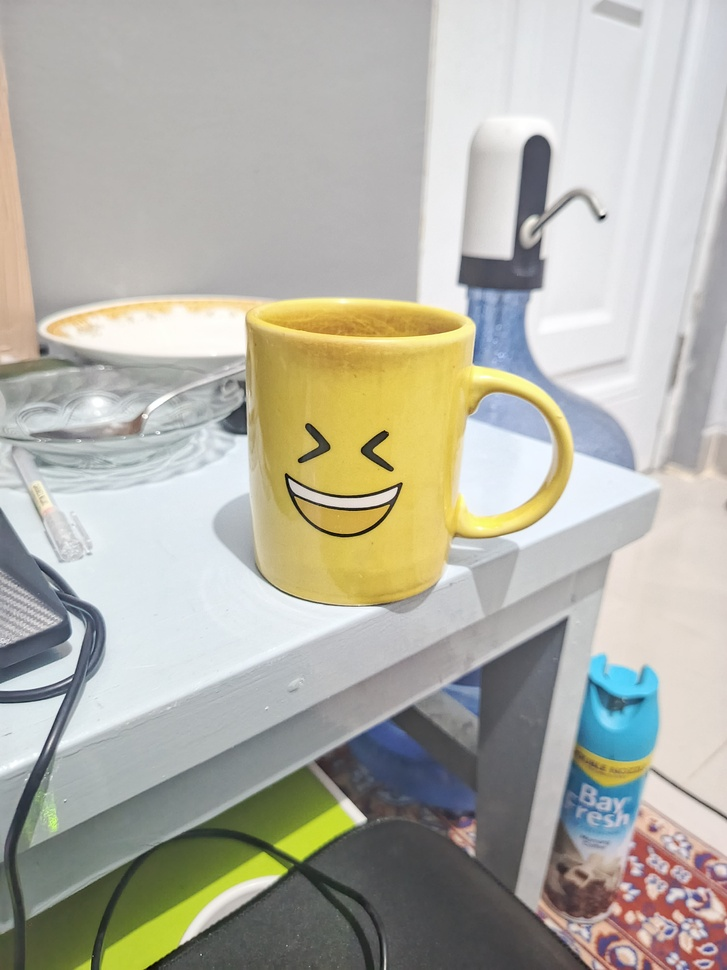
#> input picture terang.jpg, 727 x 970 px, shrunk from 2976 x 3968 before the run
$ jupyter execute ProyekMini.ipynb
#> lines starting #> are read from the running program, lines starting #| are printed output that depends on the picture
#> further down, img is the input picture: shape (970, 727, 3); mean B, G, R 166.3, 176.8, 177.9
[cell 1]
import cv2
import numpy as np
import matplotlib.pyplot as plt
import time
import sys
from sklearn.cluster import KMeans

# 1. FUNGSI KONVERSI & WAKTU KOMPUTASI

[cell 2]
def convert_colors(image):
    times = {}

    start = time.time()
    gray = cv2.cvtColor(image, cv2.COLOR_BGR2GRAY)
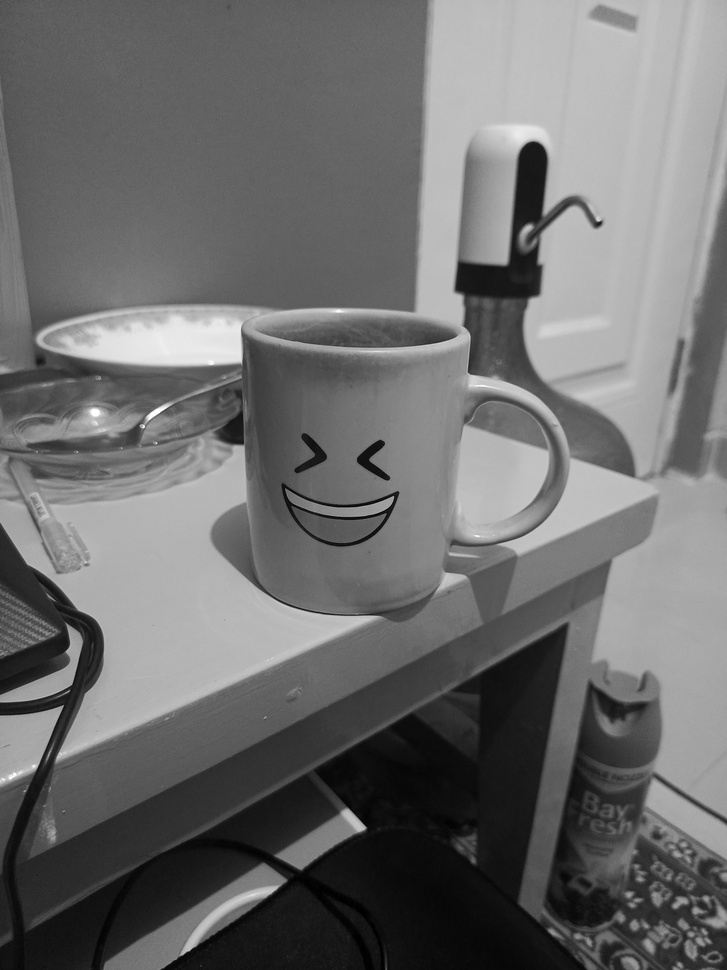
#> gray: shape (970, 727); min 0, max 255, mean 109.5
    times['Gray'] = (time.time() - start) * 1000 # dalam ms

    start = time.time()
    hsv = cv2.cvtColor(image, cv2.COLOR_BGR2HSV)
#> hsv: shape (970, 727, 3); mean H, S, V 54.2, 49.6, 116.9
    times['HSV'] = (time.time() - start) * 1000

    start = time.time()
    lab = cv2.cvtColor(image, cv2.COLOR_BGR2LAB)
#> lab: shape (970, 727, 3); mean of channels 0, 1, 2 115.8, 128.4, 133.3
    times['LAB'] = (time.time() - start) * 1000

    return gray, hsv, lab, times

# 2. FUNGSI KUANTISASI

[cell 3]
def uniform_quantization(image, levels=16):
    step = 256 // levels
    quantized = (image // step) * step
    return quantized.astype(np.uint8)

def nonuniform_quantization(image, n_clusters=16):
    # Menggunakan K-Means untuk clustering warna (non-uniform)
    h, w = image.shape[:2]
    if len(image.shape) == 3:
        pixels = image.reshape(-1, 3)
    else:
        pixels = image.reshape(-1, 1)

    kmeans = KMeans(n_clusters=n_clusters, random_state=42, n_init=10)
    labels = kmeans.fit_predict(pixels)
    centers = kmeans.cluster_centers_.astype(np.uint8)

    quantized = centers[labels].reshape(image.shape)
    return quantized

# 3. FUNGSI ANALISIS MEMORI

[cell 4]
def calculate_memory(original_img, quantized_img, levels=16):
    # Asumsi: original 8-bit per channel. Kuantisasi 16 level = 4-bit.
    mem_original = original_img.size * original_img.itemsize # Bytes

    # Secara teknis di Python tipe datanya tetap uint8 (1 byte),
    # tapi secara teoretis ukurannya bisa dipadatkan jadi 4-bit (0.5 byte)
    mem_quantized_theory = (quantized_img.size * 0.5)

    compression_ratio = mem_original / mem_quantized_theory
    return mem_original, mem_quantized_theory, compression_ratio

# ------------------------------ MAIN PROGRAM ------------------------------

[cell 5]
# Masukkan path gambar Anda di sini.
# Jika belum ada, program ini akan error. Pastikan file tersedia!
image_paths = ['terang.jpg', 'normal.jpg', 'redup.jpg']
images = []

print("=== MEMULAI ANALISIS ===")
for path in image_paths:
    img = cv2.imread(path)
    if img is not None:
        images.append(img)
    else:
        print(f"Peringatan: {path} tidak ditemukan. Buat citra dummy untuk testing.")
        dummy = np.random.randint(0, 255, (200, 200, 3), dtype=np.uint8)
        images.append(dummy)

# Analisis untuk gambar pertama (Normal) sebagai representasi detail
test_img = images[1]

# Konversi
gray, hsv, lab, conv_times = convert_colors(test_img)
#> conv_times = {'Gray': 24.38, 'HSV': 16.58, 'LAB': 101.6}
print("\nWaktu Komputasi Konversi (ms):")
for space, t in conv_times.items():
    print(f"- RGB ke {space}: {t:.4f} ms")
#> this loop made 3 passes
#> (space, t) on passes 1 to 3: ('Gray', 24.38), ('HSV', 16.58), ('LAB', 101.6)
#| - RGB ke Gray: 24.3835 ms
#| - RGB ke HSV: 16.5753 ms
#| - RGB ke LAB: 101.5842 ms

# Kuantisasi pada HSV (menggunakan Value channel untuk contoh)
h, s, v = cv2.split(hsv)
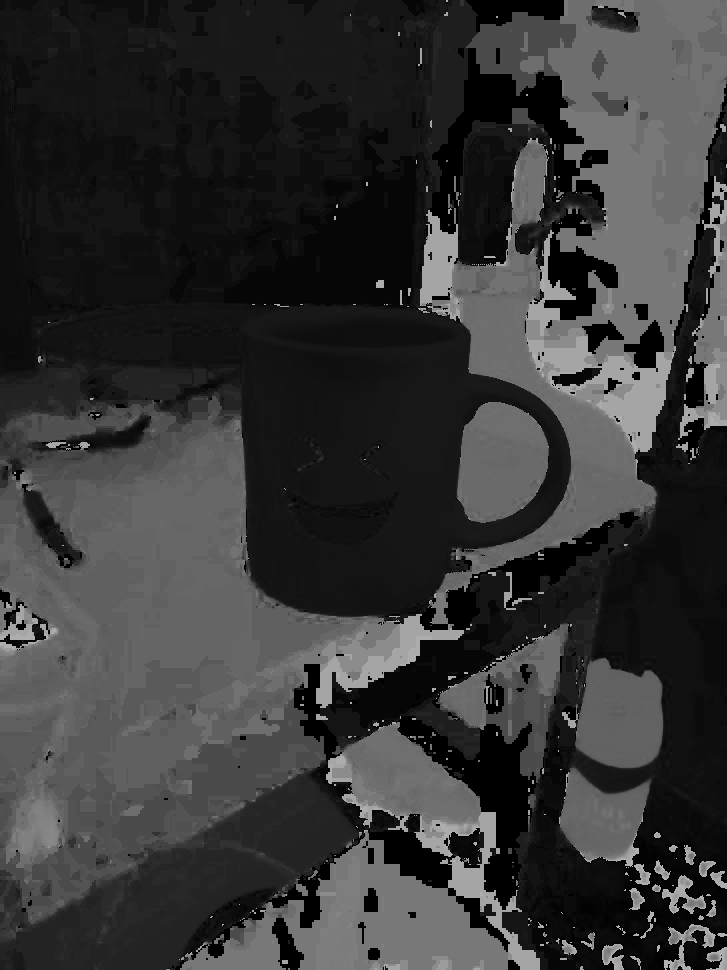
#> h: shape (970, 727); min 0, max 179, mean 54.2
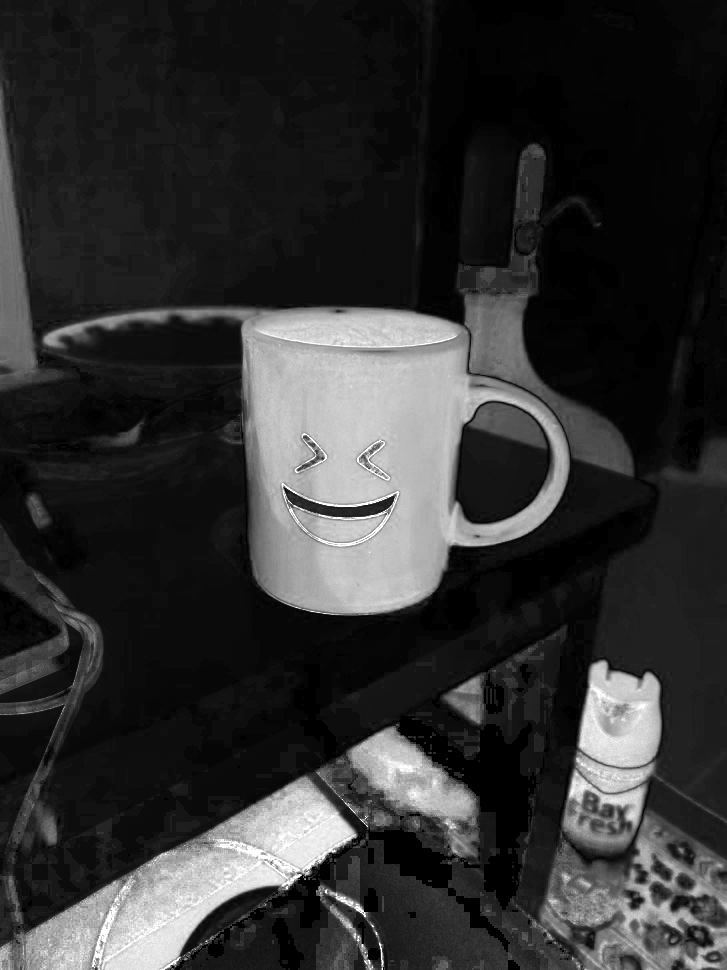
#> s: shape (970, 727); min 0, max 255, mean 49.6
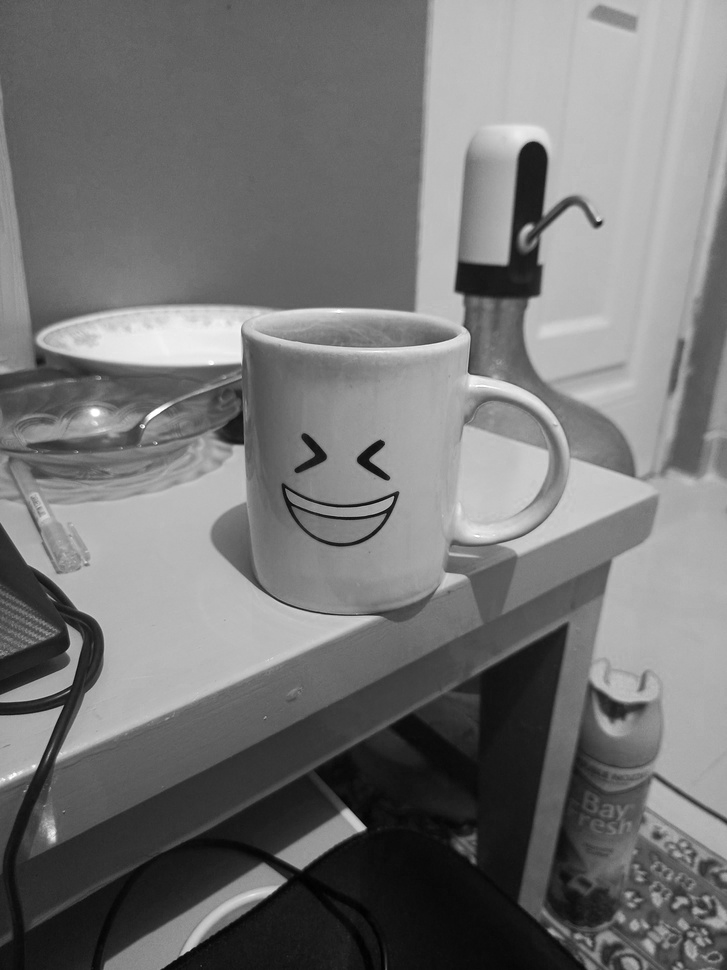
#> v: shape (970, 727); min 0, max 255, mean 116.9
v_uniform = uniform_quantization(v, 16)
v_nonuniform = nonuniform_quantization(v, 16)

# Parameter Memori
mem_ori, mem_quant, cr = calculate_memory(v, v_uniform, 16)
#> in calculate_memory, `mem_original = original_img.size * original_img.itemsize`: mem_original = 705190
#> in calculate_memory, `compression_ratio = mem_original / mem_quantized_theory`: compression_ratio = 2
#> mem_ori = 705190; mem_quant = 352595; cr = 2
print("\nAnalisis Memori (Kuantisasi 256 ke 16 level):")
print(f"- Ukuran sebelum (bytes): {mem_ori}")
#| - Ukuran sebelum (bytes): 705190
print(f"- Ukuran sesudah teoretis (bytes): {mem_quant}")
#| - Ukuran sesudah teoretis (bytes): 352595.0
print(f"- Rasio Kompresi: {cr:.2f}x")
#| - Rasio Kompresi: 2.00x

# Visualisasi
fig, axes = plt.subplots(2, 3, figsize=(15, 8))
axes[0,0].imshow(v, cmap='gray'); axes[0,0].set_title("V Channel Asli")
axes[0,1].imshow(v_uniform, cmap='gray'); axes[0,1].set_title("Kuantisasi Uniform (16 level)")
axes[0,2].imshow(v_nonuniform, cmap='gray'); axes[0,2].set_title("Kuantisasi Non-Uniform (K-Means)")

# Histogram
axes[1,0].hist(v.ravel(), 256, [0,256]); axes[1,0].set_title("Histogram Asli")
axes[1,1].hist(v_uniform.ravel(), 256, [0,256]); axes[1,1].set_title("Histogram Uniform")
axes[1,2].hist(v_nonuniform.ravel(), 256, [0,256]); axes[1,2].set_title("Histogram Non-Uniform")

plt.tight_layout()
plt.show()
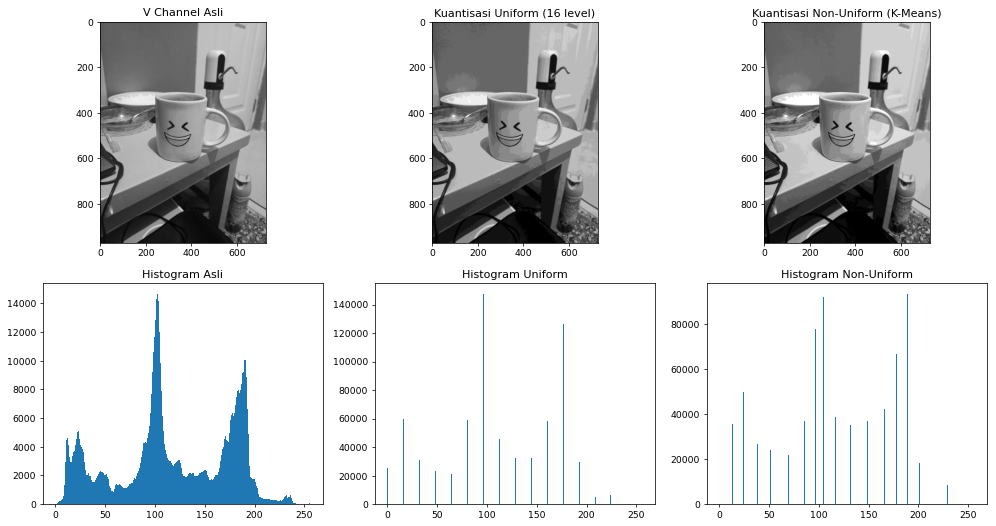
#> figure drawn by matplotlib, 6 panels; panel 4: tallest bar 14664 high, from x = 102 to 103; panel 5: tallest bar 147584 high, from x = 96 to 97; panel 6: tallest bar 93465 high, from x = 188 to 189
